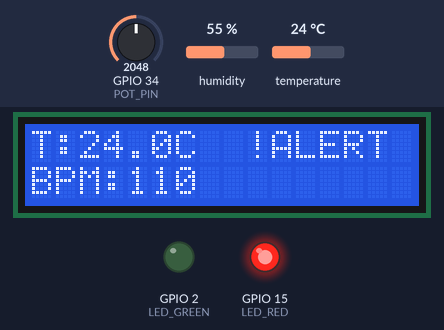
Simulated run of this sketch. Board: ESP32. Parts: 16×2 character LCD, output pins drawn as LEDs (lit = HIGH). The inputs (shaded band) are chosen by the test bench; at power-on: temperature 24 °C, GPIO 34 (POT_PIN) = 2048, humidity 55 %. WiFi joins after 1.5 s; servers stay silent unless stated; uploads are accepted with an empty reply; random numbers use the default seed unless the sketch sets one; what the sketch prints to the serial monitor is not drawn.

Above: at 6.8 s.
6.9 s: temperature set to 36.9 °C
At 9.0 s:
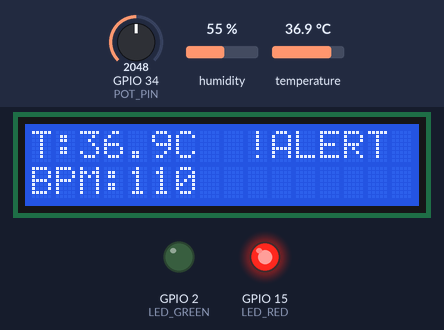
9.4 s: temperature set to 38.3 °C
At 10.7 s:
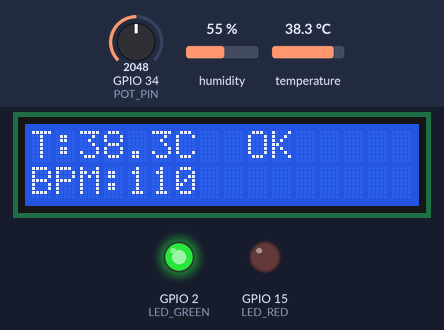
11.7 s: GPIO 34 (POT_PIN) set to 2866
At 13.4 s:
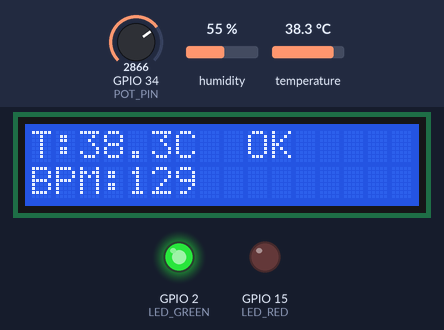
13.7 s: GPIO 34 (POT_PIN) set to 3274
At 15.0 s:
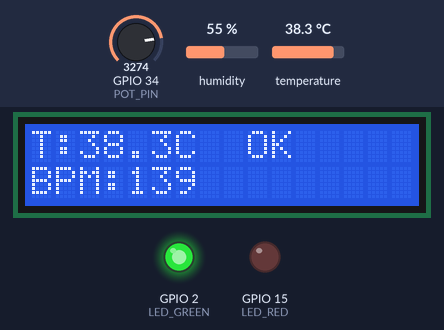
16.0 s: GPIO 34 (POT_PIN) set to 3351
At 17.9 s:
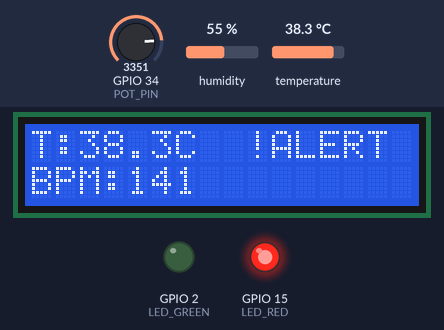
18.2 s: temperature set to 12 °C
At 19.6 s:
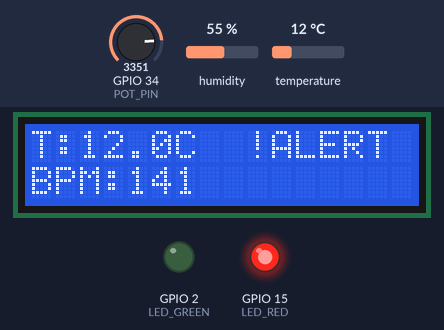
Timing chart, 0 to 21.2 s (numbered marks = the images above; inputs shaded):
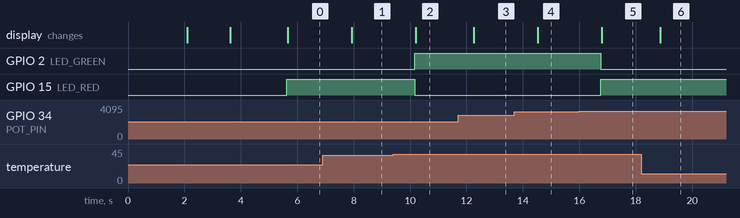

Measured:
- the behaviour switches between 37.4 and 37.5 °C on temperature (found by bisection; images 1 and 2)
- the behaviour switches between 3316 and 3317 on GPIO 34 (POT_PIN) (found by bisection; images 4 and 5)
- after the input at 6.9 s, the display: changes after 1.0 s (image 1)
- after the input at 9.4 s, GPIO 2 (LED_GREEN): LOW → HIGH after 0.77 s; GPIO 15 (LED_RED): HIGH → LOW after 0.77 s; the display: changes after 0.80 s (image 2)
- after the input at 11.7 s, the display: changes after 0.56 s (image 3)
- after the input at 13.7 s, the display: changes after 0.83 s (image 4)
- after the input at 16.0 s, GPIO 2 (LED_GREEN): HIGH → LOW after 0.76 s; GPIO 15 (LED_RED): LOW → HIGH after 0.76 s; the display: changes after 0.79 s (image 5)
- after the input at 18.2 s, the display: changes after 0.66 s (image 6)

The sketch:

petsense.ino
```cpp
/*
 * PetSense - Monitor IoT de Saúde do Pet
 * CLYVO VET | Challenge FIAP 2026
 *
 * Componentes simulados no Wokwi:
 *   - ESP32
 *   - Sensor de temperatura (DHT22 simulando temperatura corporal)
 *   - Potenciômetro simulando frequência cardíaca (BPM)
 *   - LED verde (normal) e LED vermelho (alerta)
 *   - Display LCD 16x2 (I2C)
 *
 * Conexões:
 *   DHT22  -> GPIO 4
 *   POT    -> GPIO 34 (ADC)
 *   LED Verde  -> GPIO 2
 *   LED Vermelho -> GPIO 15
 *   LCD SDA -> GPIO 21
 *   LCD SCL -> GPIO 22
 */

#include <DHT.h>
#include <LiquidCrystal_I2C.h>
#include <WiFi.h>
#include <HTTPClient.h>
#include <ArduinoJson.h>

// ---- Configurações de pinos ----
#define DHTPIN 4
#define DHTTYPE DHT22
#define POT_PIN 34
#define LED_GREEN 2
#define LED_RED 15

// ---- WiFi (Wokwi usa rede simulada) ----
const char* ssid = "Wokwi-GUEST";
const char* password = "";

// ---- URL do servidor (Dashboard local ou ngrok) ----
// Em ambiente real: substitua pelo IP do seu servidor
const char* serverUrl = "http://YOUR_SERVER_IP:5000/data";

// ---- Limites de saúde do pet ----
const float TEMP_MIN = 37.5;
const float TEMP_MAX = 39.5;
const int BPM_MIN = 60;
const int BPM_MAX = 140;

DHT dht(DHTPIN, DHTTYPE);
LiquidCrystal_I2C lcd(0x27, 16, 2);

unsigned long lastSendTime = 0;
const unsigned long SEND_INTERVAL = 3000; // envia a cada 3 segundos

void setup() {
  Serial.begin(115200);

  dht.begin();

  lcd.init();
  lcd.backlight();

  pinMode(LED_GREEN, OUTPUT);
  pinMode(LED_RED, OUTPUT);

  lcd.setCursor(0, 0);
  lcd.print("PetSense v1.0");
  lcd.setCursor(0, 1);
  lcd.print("CLYVO VET");
  delay(2000);

  // Conecta WiFi
  lcd.clear();
  lcd.print("Conectando WiFi");
  WiFi.begin(ssid, password);
  int attempts = 0;
  while (WiFi.status() != WL_CONNECTED && attempts < 20) {
    delay(500);
    Serial.print(".");
    attempts++;
  }

  if (WiFi.status() == WL_CONNECTED) {
    lcd.clear();
    lcd.print("WiFi OK!");
    lcd.setCursor(0, 1);
    lcd.print(WiFi.localIP());
    Serial.println("\nWiFi conectado: " + WiFi.localIP().toString());
  } else {
    lcd.clear();
    lcd.print("Modo Offline");
    Serial.println("\nSem WiFi - modo offline");
  }
  delay(2000);
}

void loop() {
  // Leitura do sensor de temperatura (DHT22)
  float temperatura = dht.readTemperature();

  // Se a leitura falhar, gera valor simulado realista
  if (isnan(temperatura)) {
    temperatura = 38.2 + (random(-20, 30) / 100.0);
  }

  // Leitura do potenciômetro -> mapeado para BPM (60-160)
  int potValue = analogRead(POT_PIN);
  int bpm = map(potValue, 0, 4095, 60, 160);

  // Lógica de alerta
  bool alerta = (temperatura < TEMP_MIN || temperatura > TEMP_MAX ||
                 bpm < BPM_MIN || bpm > BPM_MAX);

  // Controle dos LEDs
  if (alerta) {
    digitalWrite(LED_GREEN, LOW);
    digitalWrite(LED_RED, HIGH);
  } else {
    digitalWrite(LED_GREEN, HIGH);
    digitalWrite(LED_RED, LOW);
  }

  // Exibe no LCD
  lcd.clear();
  lcd.setCursor(0, 0);
  lcd.print("T:");
  lcd.print(temperatura, 1);
  lcd.print("C  ");
  lcd.print(alerta ? "!ALERT" : "OK");

  lcd.setCursor(0, 1);
  lcd.print("BPM:");
  lcd.print(bpm);
  lcd.print("        ");

  // Log no Serial (útil para debug no Wokwi)
  Serial.println("=== PetSense ===");
  Serial.print("Temperatura: "); Serial.print(temperatura); Serial.println(" °C");
  Serial.print("BPM: "); Serial.println(bpm);
  Serial.print("Status: "); Serial.println(alerta ? "ALERTA" : "Normal");
  Serial.println();

  // Envia dados HTTP a cada SEND_INTERVAL ms
  if (millis() - lastSendTime >= SEND_INTERVAL) {
    lastSendTime = millis();
    enviarDados(temperatura, bpm, alerta);
  }

  delay(1000);
}

void enviarDados(float temp, int bpm, bool alerta) {
  if (WiFi.status() != WL_CONNECTED) return;

  HTTPClient http;
  http.begin(serverUrl);
  http.addHeader("Content-Type", "application/json");

  // Monta JSON
  StaticJsonDocument<200> doc;
  doc["temperatura"] = temp;
  doc["bpm"] = bpm;
  doc["alerta"] = alerta;
  doc["pet_id"] = "pet_001";
  doc["timestamp"] = millis();

  String payload;
  serializeJson(doc, payload);

  int httpCode = http.POST(payload);

  if (httpCode == 200) {
    Serial.println("Dados enviados com sucesso!");
  } else {
    Serial.print("Erro HTTP: ");
    Serial.println(httpCode);
  }

  http.end();
}
```
